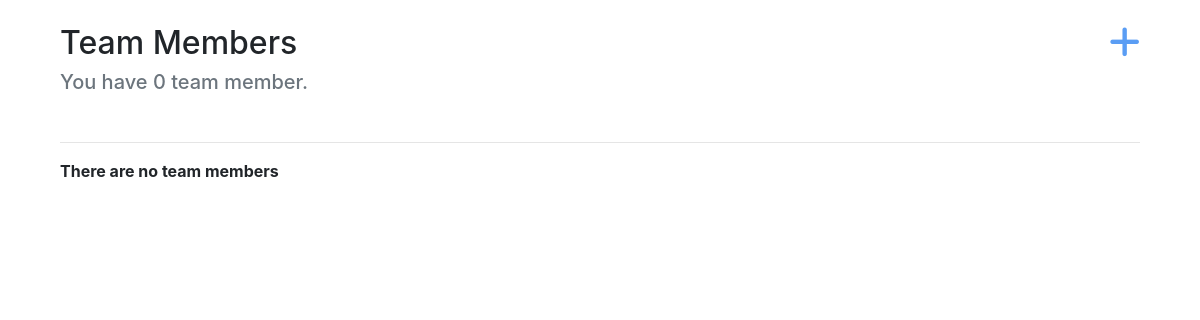
The app's page /, older data.
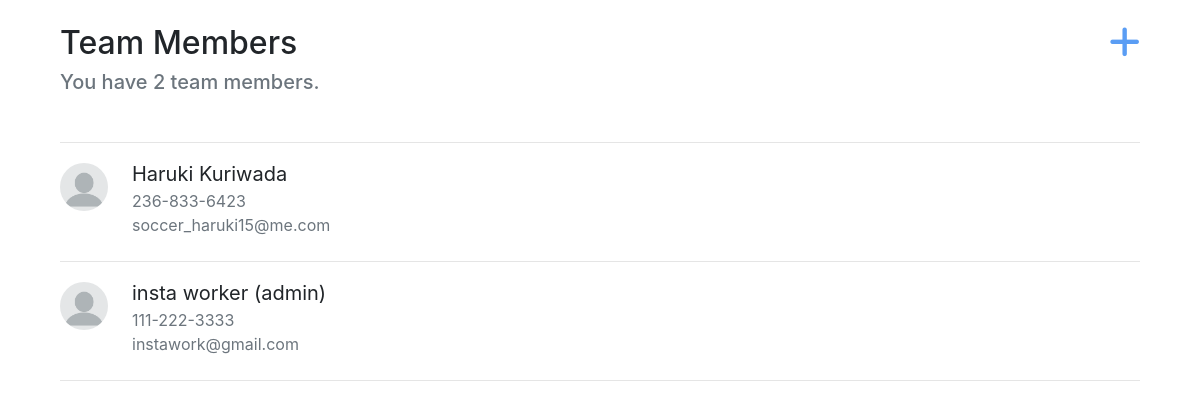
The same page, newer data.
### member/models.py (models this page shows)
class Member(models.Model):
    ROLES = [
        (0, "Regular - Can't delete members"),
        (1, "Admin - Can delete members")
    ]
    phone_regex = RegexValidator(regex=r'^\+?1?\d{9,15}$', message="Invalid phone number.")
    first_name = models.CharField(max_length=150, blank=False)
    last_name = models.CharField(max_length=150, blank=False)
    email = models.EmailField(max_length=150, blank=False)
    role = models.IntegerField(choices=ROLES, default=0)
    phone_number = models.CharField(validators=[phone_regex], max_length=17, null=True, blank=False)
    def phone_number_text(self):
      return str(self.phone_number[0:3] + "-" + self.phone_number[3:6] + "-" + self.phone_number[6:])
    def role_text(self):
      if self.role == 1:
        return " (admin)"
      else:
        return ""

### member/views.py (the view)
# urls.py: path('', MemberList.as_view(), name='home'),
class MemberList(ListView):
  model = Member
  context_object_name = 'members'
  template_name = 'member/home.html'

### member/templates/member/home.html
{% extends 'main.html' %} {% load static %} {% block content %}
<div class="add-member-section">
  <a href="{% url 'add' %}"><i class="fa-solid fa-plus"></i></a>
</div>
<h2>Team Members</h2>
{% if members.count <= 1 %}
<p class="h5 text-muted mb-5">You have {{ members.count }} team member.</p>
{% else %}
<p class="h5 text-muted mb-5">You have {{ members.count }} team members.</p>
{% endif %}
<hr />
<ul class="list-group">
  {% for member in members %}
  <div>
    <a href="{% url 'edit' member.id %}">
      <li class="d-flex">
        <div class="image-cropper">
          <img src="{% static 'images/profile.png' %}" class="image-profile" />
        </div>
        <div class="image-parent ml-4">
          <div class="user-fullname">
            {{ member.first_name}} {{ member.last_name}} {{ member.role_text }}
          </div>
          <div class="text-muted">{{ member.phone_number_text}}</div>
          <div class="text-muted mb-2">{{ member.email}}</div>
        </div>
      </li>
    </a>
    <hr />
    {% empty %}
    <strong>There are no team members</strong>
  </div>
  {% endfor %}
</ul>
{% endblock %}

### templates/main.html (shortened to what this page needs)
<!DOCTYPE html>
{% load static %}
<html lang="en">
  <head>
    <link
      rel="stylesheet"
      href="https://cdn.jsdelivr.net/npm/bootstrap@4.0.0/dist/css/bootstrap.min.css"
    />
    <link
      rel="stylesheet"
      href="https://cdnjs.cloudflare.com/ajax/libs/font-awesome/6.1.1/css/all.min.css"
    />
    <link rel="stylesheet" href="{% static 'styles/style.css' %}" />
  </head>
  <body>
    <div class="list-cotainer">{% block content %} {% endblock %}</div>
  </body>
</html>

### static/styles/style.css (style rules this page uses)
.list-cotainer { margin: 2% 5%; }
.add-member-section { float: right; }
.fa-plus { color: rgb(90, 157, 244); font-size: 2.2rem; }
a, a:hover, a:focus, a:active { text-decoration: none; color: inherit; }
.user-fullname { font-size: 1.25rem; }
.image-profile { display: inline; margin: 0 auto; height: 3rem; width: auto; }
.image-cropper { width: 3rem; height: 3rem; margin-top: 0.2rem; position: relative; overflow: hidden; border-radius: 50%; }

Row changes from the older to the newer data that the page shows:
added Member: first_name "Haruki", last_name "Kuriwada", phone_number_text "236-833-6423", email "soccer_haruki15@me.com"
added Member: first_name "insta", last_name "worker", role_text "(admin)", phone_number_text "111-222-3333", email "instawork@gmail.com"
Text that changed along with them:
{{ members.count }}: (not shown) → "2"
{{ members.count }}: "0" → (not shown)
text no longer shown: "team member. There are no team members"
text now shown: "team members."
